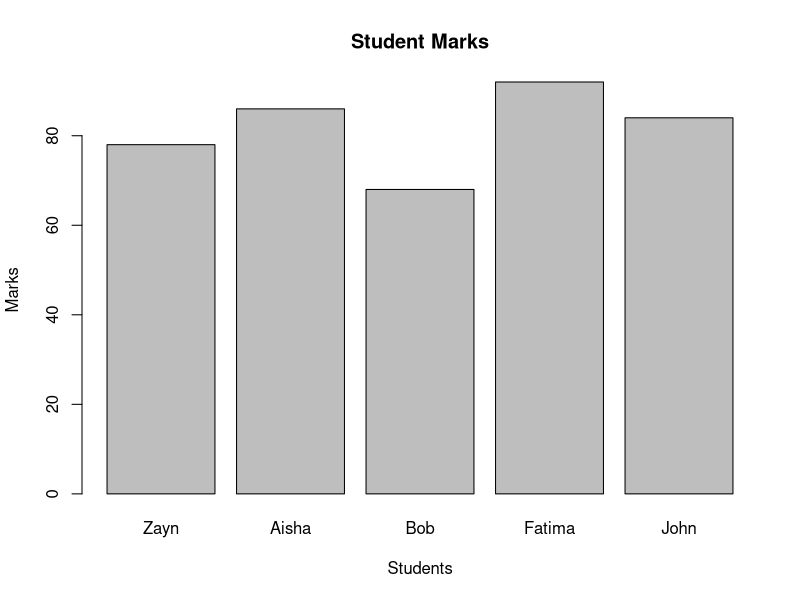
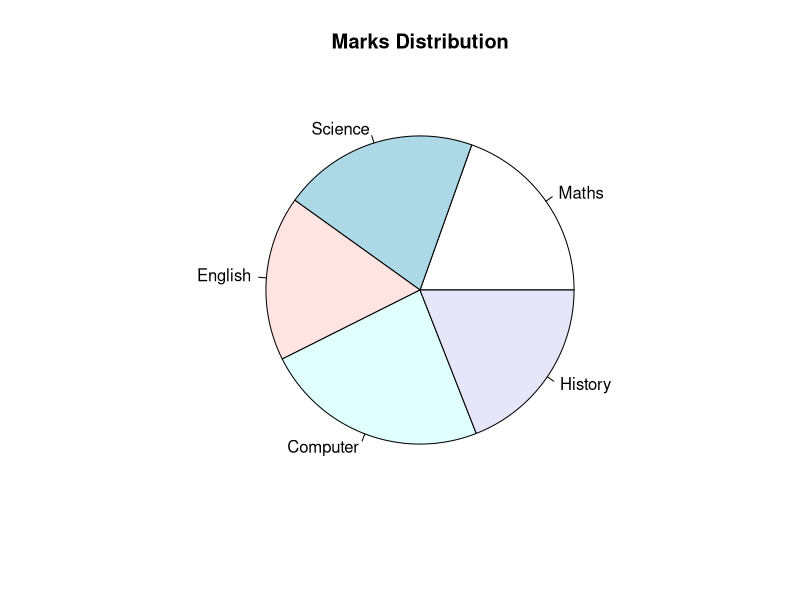
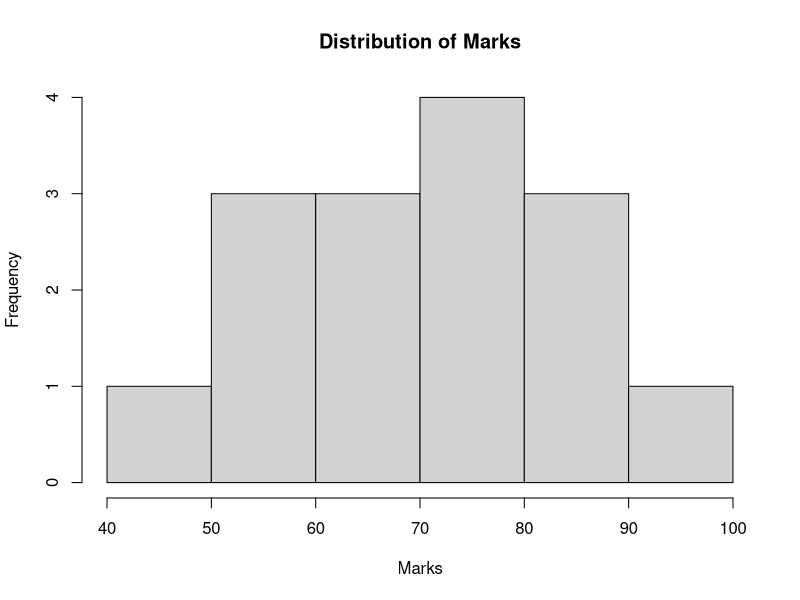
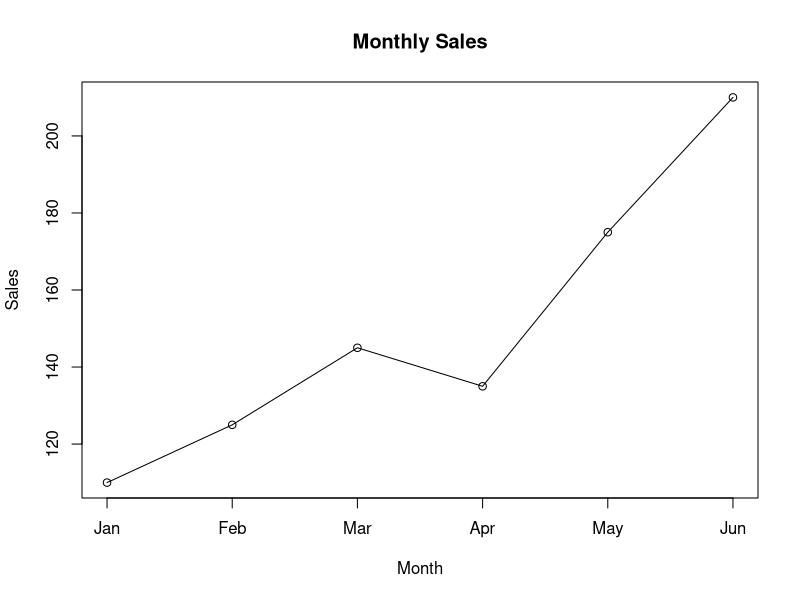
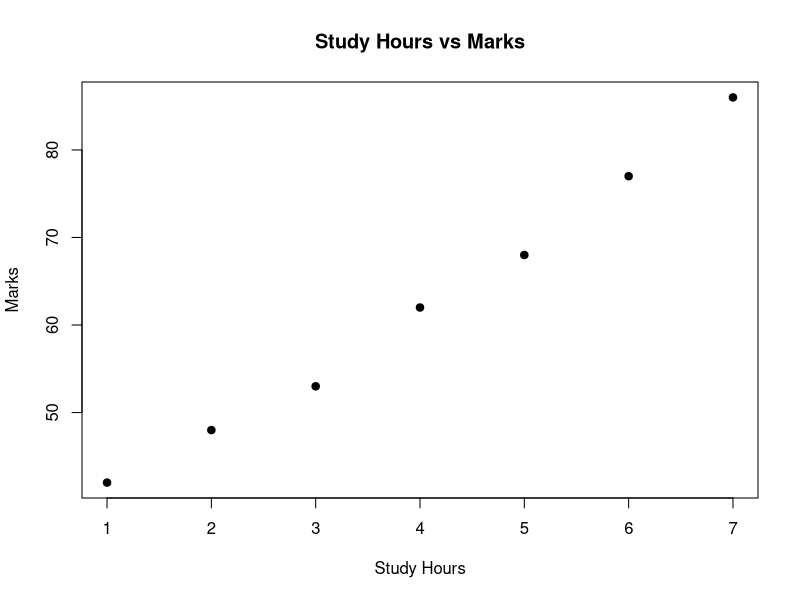
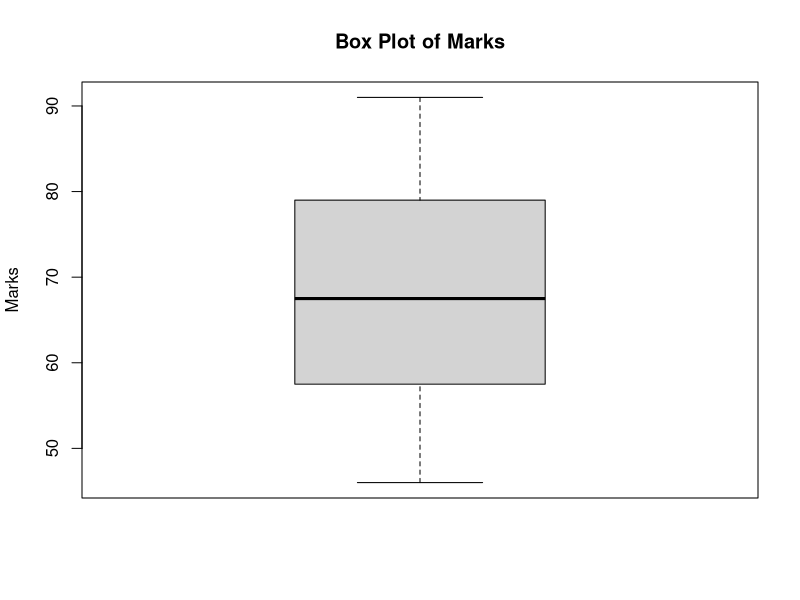
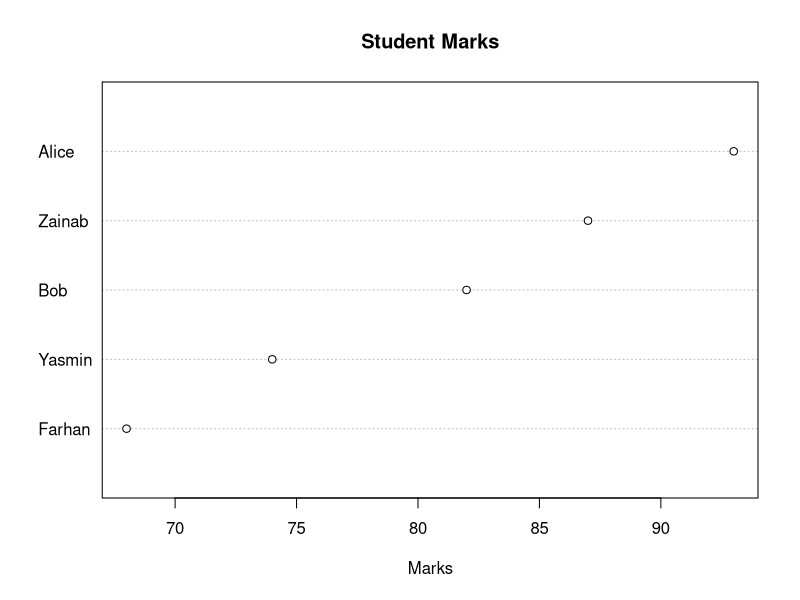
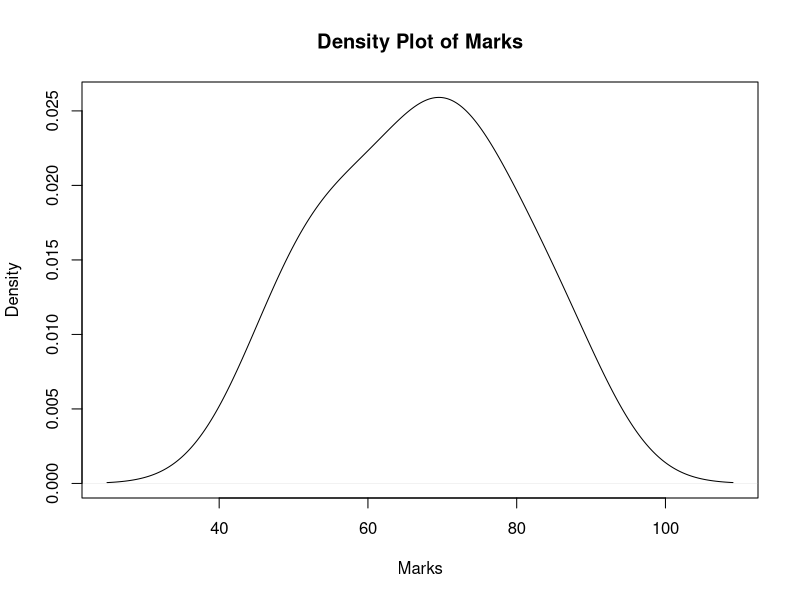

Here is the R script that generated these plots, in order:
# ==========================================
# Basic Operations and Variable Assignment
# ==========================================

a <- 24
b <- 4

addition <- a + b
subtraction <- a - b
multiplication <- a * b
division <- a / b
power <- a ^ b
square_root <- sqrt(a)

addition
subtraction
multiplication
division
power
square_root

# ==========================================
# Numerical and Descriptive Functions
# ==========================================

marks <- c(48, 55, 68, 76, 91)

log_value <- log10(100)
total <- sum(marks)
product <- prod(marks)
variance <- var(marks)

summary_marks <- summary(marks)

log_value
total
product
variance
summary_marks

# ==========================================
# Five-Number Summary
# ==========================================

marks <- c(38, 44, 49, 58, 63, 67, 74, 81, 87, 94)

summary(marks)

# ==========================================
# Data Types in R
# ==========================================

logical_value <- TRUE
numeric_value <- 28.5
integer_value <- 15L
complex_value <- 4 + 3i
character_value <- "R Programming"

logical_value
numeric_value
integer_value
complex_value
character_value

class(logical_value)
class(numeric_value)
class(integer_value)
class(complex_value)
class(character_value)

# ==========================================
# Vectors
# ==========================================

marks <- c(52, 64, 71, 83, 92)

marks

marks + 5
marks * 2

marks[1]
marks[3]

length(marks)

# ==========================================
# Lists
# ==========================================

student <- list(
  name = "Tariq",
  age = 21,
  marks = c(78, 83, 89),
  passed = TRUE
)

student

student$name
student$age
student$marks

# ==========================================
# Matrix
# ==========================================

m <- matrix(1:9, nrow = 3, ncol = 3)

m

m[2, 3]

t(m)

sum(m)

# ==========================================
# Data Frame
# ==========================================

student <- data.frame(
  Name = c("Bilal", "Alice", "Tariq", "Fatima"),
  Age = c(21, 20, 22, 21),
  Marks = c(72, 88, 68, 93)
)

student

student$Marks

mean(student$Marks)

# ==========================================
# Subsetting Data
# ==========================================

student <- data.frame(
  Name = c("Bilal", "Alice", "Tariq", "Fatima"),
  Age = c(21, 20, 22, 21),
  Marks = c(72, 88, 68, 93)
)

student[1, ]

student[, "Name"]

student[student$Marks > 75, ]

# ==========================================
# Creating, Dropping and Renaming Variables
# ==========================================

student <- data.frame(
  Name = c("Bilal", "Alice", "Tariq"),
  Age = c(21, 20, 22),
  Marks = c(72, 88, 68)
)

student$Grade <- c("B", "A", "C")

names(student)[names(student) == "Marks"] <- "Score"

student$Age <- NULL

student

# ==========================================
# Bar Graph
# ==========================================

marks <- c(78, 86, 68, 92, 84)
students <- c("Zayn", "Aisha", "Bob", "Fatima", "John")

barplot(marks,
        names.arg = students,
        main = "Student Marks",
        xlab = "Students",
        ylab = "Marks")

# ==========================================
# Pie Chart
# ==========================================

marks <- c(78, 82, 69, 94, 76)
subjects <- c("Maths", "Science", "English",
              "Computer", "History")

pie(marks,
    labels = subjects,
    main = "Marks Distribution")

# ==========================================
# Histogram
# ==========================================

marks <- c(46, 52, 54, 58, 63, 67, 69,
           71, 74, 77, 79, 83, 85, 88, 92)

hist(marks,
     main = "Distribution of Marks",
     xlab = "Marks",
     ylab = "Frequency")

# ==========================================
# Line Graph
# ==========================================

sales <- c(110, 125, 145, 135, 175, 210)
months <- c("Jan", "Feb", "Mar",
            "Apr", "May", "Jun")

plot(sales,
     type = "o",
     main = "Monthly Sales",
     xlab = "Month",
     ylab = "Sales",
     xaxt = "n")

axis(1, at = 1:6, labels = months)

# ==========================================
# Scatter Plot
# ==========================================

hours <- c(1, 2, 3, 4, 5, 6, 7)
marks <- c(42, 48, 53, 62, 68, 77, 86)

plot(hours, marks,
     main = "Study Hours vs Marks",
     xlab = "Study Hours",
     ylab = "Marks",
     pch = 19)

# ==========================================
# Box Plot
# ==========================================

marks <- c(46, 51, 56, 59, 64,
           66, 69, 72, 76, 82, 86, 91)

boxplot(marks,
        main = "Box Plot of Marks",
        ylab = "Marks")

# ==========================================
# Dot Chart
# ==========================================

marks <- c(68, 74, 82, 87, 93)
names(marks) <- c("Farhan", "Yasmin", "Bob", "Zainab", "Alice")

dotchart(marks,
         main = "Student Marks",
         xlab = "Marks")

# ==========================================
# Stem-and-Leaf Diagram
# ==========================================

marks <- c(44, 47, 53, 56, 58, 62, 64, 68, 71, 75, 81)

stem(marks)

# ==========================================
# Density Plot
# ==========================================

marks <- c(46, 52, 54, 59, 63, 67,
           69, 72, 74, 78, 83, 88)

d <- density(marks)

plot(d,
     main = "Density Plot of Marks",
     xlab = "Marks",
     ylab = "Density")

# ==========================================
# Contour Plot
# ==========================================

x <- seq(-2, 2, length = 30)
y <- seq(-2, 2, length = 30)

z <- outer(x, y, function(x, y) x^2 + y^2)

contour(x, y, z,
        main = "Contour Plot",
        xlab = "X",
        ylab = "Y")

# ==========================================
# Image Plot
# ==========================================

m <- matrix(1:25, nrow = 5)

image(m,
      main = "Image Plot",
      xlab = "Columns",
      ylab = "Rows")

# ==========================================
# Level Plot
# ==========================================

x <- seq(-2, 2, length = 20)
y <- seq(-2, 2, length = 20)

z <- outer(x, y, function(x, y) x^2 + y^2)

filled.contour(x, y, z,
               main = "Level Plot",
               xlab = "X",
               ylab = "Y")

# ==========================================
# Practical 4: Simple Linear Regression
# ==========================================

hours <- c(1, 2, 3, 4, 5, 6, 7, 8)
marks <- c(36, 42, 48, 56, 62, 69, 76, 84)

model <- lm(marks ~ hours)

summary(model)

model

new_data <- data.frame(hours = 9)
predict(model, new_data)

plot(hours, marks,
     main = "Hours Studied vs Marks",
     xlab = "Hours Studied",
     ylab = "Marks",
     pch = 19)

abline(model)

# ==========================================
# Practical 5: Weighted Least Squares Regression
# ==========================================

hours <- c(1, 2, 3, 4, 5, 6, 7, 8)
marks <- c(37, 43, 49, 56, 62, 70, 75, 83)

weights <- c(1, 1, 2, 2, 3, 3, 4, 4)

model <- lm(marks ~ hours, weights = weights)

summary(model)

model

new_data <- data.frame(hours = 9)
prediction <- predict(model, newdata = new_data)

print(prediction)

plot(hours, marks,
     main = "Weighted Least Squares Regression",
     xlab = "Hours Studied",
     ylab = "Marks",
     pch = 19)

abline(model)

# ==========================================
# Practical 6.1: Multiple Linear Regression
# ==========================================

study_hours <- c(2, 3, 4, 5, 6, 7, 8, 9, 10, 11)
attendance <- c(62, 65, 69, 74, 76, 80, 82, 86, 89, 92)
marks <- c(46, 51, 57, 62, 66, 71, 76, 81, 85, 90)

data <- data.frame(
  study_hours,
  attendance,
  marks
)

model <- lm(marks ~ study_hours + attendance,
            data = data)

summary(model)

coef(model)

new_student <- data.frame(
  study_hours = 7,
  attendance = 80
)

prediction <- predict(model,
                      newdata = new_student)

print(prediction)

# ==========================================
# Practical 6.2: Ridge Regression
# ==========================================

library(glmnet)

study_hours <- c(2, 3, 4, 5, 6, 7, 8, 9, 10, 11)
attendance <- c(62, 65, 69, 74, 76, 80, 82, 86, 89, 92)
assignment_score <- c(52, 56, 59, 64, 67, 71, 74, 79, 83, 87)
marks <- c(44, 49, 55, 60, 65, 71, 75, 81, 86, 91)

X <- cbind(study_hours,
           attendance,
           assignment_score)

Y <- marks

ridge_model <- glmnet(X, Y, alpha = 0)

cv_model <- cv.glmnet(X, Y, alpha = 0)

print(cv_model$lambda.min)

print(coef(cv_model, s = "lambda.min"))

new_student <- matrix(c(8, 82, 75), nrow = 1)

prediction <- predict(cv_model,
                      newx = new_student,
                      s = "lambda.min")

print(prediction)
